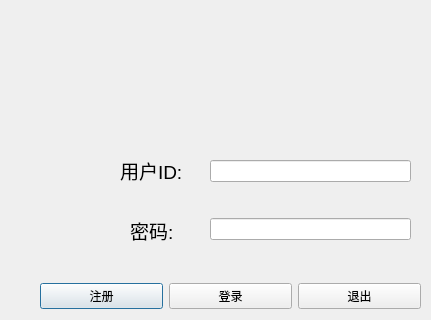
<?xml version="1.0" encoding="UTF-8"?>
<ui version="4.0">
 <class>Login</class>
 <widget class="QDialog" name="Login">
  <property name="geometry">
   <rect>
    <x>0</x>
    <y>0</y>
    <width>431</width>
    <height>320</height>
   </rect>
  </property>
  <property name="windowTitle">
   <string>曾润良的QQ</string>
  </property>
  <widget class="QWidget" name="layoutWidget">
   <property name="geometry">
    <rect>
     <x>40</x>
     <y>280</y>
     <width>381</width>
     <height>32</height>
    </rect>
   </property>
   <layout class="QHBoxLayout" name="Layout">
    <item>
     <widget class="QPushButton" name="registbtn">
      <property name="text">
       <string>注册</string>
      </property>
     </widget>
    </item>
    <item>
     <widget class="QPushButton" name="loginBtn">
      <property name="text">
       <string>登录</string>
      </property>
     </widget>
    </item>
    <item>
     <widget class="QPushButton" name="eixtBtn">
      <property name="text">
       <string>退出</string>
      </property>
     </widget>
    </item>
   </layout>
  </widget>
  <widget class="QLabel" name="qq">
   <property name="enabled">
    <bool>true</bool>
   </property>
   <property name="geometry">
    <rect>
     <x>0</x>
     <y>0</y>
     <width>431</width>
     <height>121</height>
    </rect>
   </property>
   <property name="text">
    <string/>
   </property>
   <property name="pixmap">
    <pixmap resource="image.qrc">:/images/images/qq.png</pixmap>
   </property>
   <property name="scaledContents">
    <bool>false</bool>
   </property>
  </widget>
  <widget class="QLabel" name="youxi">
   <property name="geometry">
    <rect>
     <x>30</x>
     <y>150</y>
     <width>111</width>
     <height>111</height>
    </rect>
   </property>
   <property name="text">
    <string/>
   </property>
   <property name="pixmap">
    <pixmap resource="image.qrc">:/images/images/youxi.png</pixmap>
   </property>
  </widget>
  <widget class="QWidget" name="layoutWidget_2">
   <property name="geometry">
    <rect>
     <x>210</x>
     <y>130</y>
     <width>201</width>
     <height>141</height>
    </rect>
   </property>
   <layout class="QVBoxLayout" name="EditInfo">
    <item>
     <widget class="QLineEdit" name="IDEdit"/>
    </item>
    <item>
     <widget class="QLineEdit" name="pass_Edit"/>
    </item>
   </layout>
  </widget>
  <widget class="QLabel" name="psswd">
   <property name="enabled">
    <bool>true</bool>
   </property>
   <property name="geometry">
    <rect>
     <x>130</x>
     <y>210</y>
     <width>71</width>
     <height>41</height>
    </rect>
   </property>
   <property name="font">
    <font>
     <pointsize>14</pointsize>
    </font>
   </property>
   <property name="text">
    <string>密码:</string>
   </property>
  </widget>
  <widget class="QLabel" name="ID">
   <property name="geometry">
    <rect>
     <x>120</x>
     <y>140</y>
     <width>81</width>
     <height>61</height>
    </rect>
   </property>
   <property name="font">
    <font>
     <pointsize>14</pointsize>
    </font>
   </property>
   <property name="text">
    <string>用户ID:</string>
   </property>
  </widget>
 </widget>
 <resources>
  <include location="image.qrc"/>
 </resources>
 <connections/>
</ui>
